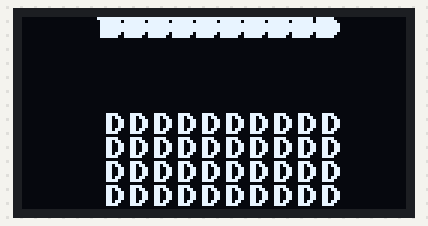
Simulated run of this program. Board: ESP8266 board running MicroPython. On the bench: 128×64 one-colour display. Library files of the repository ran but are not shown: sh1106.py; what the program prints to the serial console is not drawn. At 0.2 s the program stops and its outputs stay as they are.

Above: at 0.3 s.

The program:

dispsh1106b.py
```python
# estes comandos não funcionam 2025-12-16
from machine import Pin, I2C
i2c=I2C(0, scl=Pin(6), sda=Pin(5)) # ok, neste ESP os pinos são 5 e 6

print('Scan i2c bus...')
devices = i2c.scan()  # ok, ele acha o display em 0x3c

if len(devices) == 0:
  print("No i2c device !")
else:
  print('i2c devices found:',len(devices))

  for device in devices:
    print("Decimal address: ",device," | Hexa address: ",hex(device))

import sh1106
disp=sh1106.SH1106_I2C(128, 64, i2c) # https://goldenmorninglcd.com/pt/exibi%C3%A7%C3%A3o-oled/0.42-polegadas-oled-72x40-ssd1306-branco-gme7240-01/

disp.text("DDDDDDDDDD", 27, 0, 1)
disp.text("DDDDDDDDDD", 27, 32, 1)
disp.text("DDDDDDDDDD", 27, 40, 1)
disp.text("DDDDDDDDDD", 27, 48, 1)
disp.text("DDDDDDDDDD", 27, 56, 1)
disp.show()

disp.text("DDDDDDDDDD", 25, 0, 1)
disp.text("DDDDDDDDDD", 27, 32, 1)
disp.text("DDDDDDDDDD", 27, 40, 1)
disp.text("DDDDDDDDDD", 27, 48, 1)
disp.text("DDDDDDDDDD", 27, 56, 1)
disp.show()

disp.hline(25,0, 72, 1)
disp.show()
```
